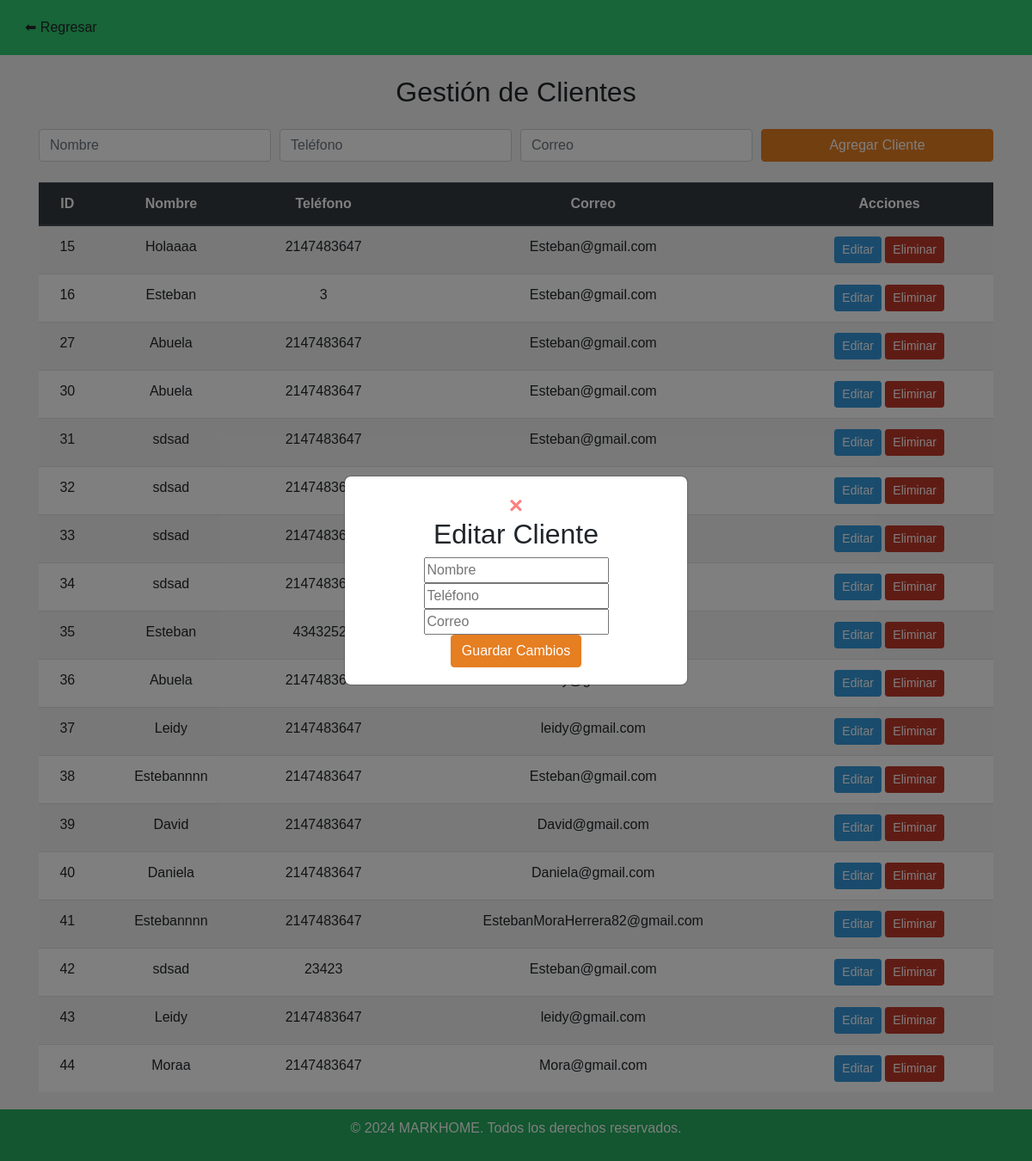
Page /clientes.php (signed in) on the committed database.
### tables this page shows
CREATE TABLE `cliente` (
  `id_cliente` int(11) NOT NULL,
  `nombre` varchar(255) NOT NULL,
  `apellido` char(25) NOT NULL,
  `telefono` int(11) NOT NULL,
  `correo` varchar(255) NOT NULL,
  `contraseña` varchar(255) NOT NULL
);

### clientes.php (the view, shortened to what this page needs)
<?php
$host = "localhost";
$user = "root";
$password = "";
$database = "formularios";
$conn = new mysqli($host, $user, $password, $database);
$mensaje = "";
$result = $conn->query("SELECT id_cliente, nombre, telefono, correo FROM cliente");
?>
<!DOCTYPE html>
<html lang="es">
<head>
    <link href="https://stackpath.bootstrapcdn.com/bootstrap/4.5.2/css/bootstrap.min.css" rel="stylesheet">
</head>
<body onload="mostrarMensaje('<?php echo $mensaje; ?>')">
<nav class="navbar navbar-expand-lg navbar-dark">
    <a class="navbar-brand" href="dashboard_administrador.php">
        <button class="btn btn-regresar">⬅ Regresar</button>
    </a>
</nav>
<div class="container">
    <h2 class="text-center my-4">Gestión de Clientes</h2>
    <form method="POST" class="mb-4">
        <div class="form-row">
            <div class="col">
                <input type="text" class="form-control" name="nombre" placeholder="Nombre" required>
            </div>
            <div class="col">
                <input type="text" class="form-control" name="telefono" placeholder="Teléfono" required>
            </div>
            <div class="col">
                <input type="email" class="form-control" name="correo" placeholder="Correo" required>
            </div>
            <div class="col">
                <button type="submit" name="agregar" class="btn btn-agregar btn-block">Agregar Cliente</button>
            </div>
        </div>
    </form>
    <table class="table table-striped text-center">
        <thead class="thead-dark">
            <tr>
                <th>ID</th>
                <th>Nombre</th>
                <th>Teléfono</th>
                <th>Correo</th>
                <th>Acciones</th>
            </tr>
        </thead>
        <tbody>
            <?php while ($row = $result->fetch_assoc()): ?>
                <tr>
                    <td><?php echo $row['id_cliente']; ?></td>
                    <td><?php echo $row['nombre']; ?></td>
                    <td><?php echo $row['telefono']; ?></td>
                    <td><?php echo $row['correo']; ?></td>
                    <td>
                        <button class="btn btn-editar btn-sm" onclick="llenarFormulario('<?php echo $row['id_cliente']; ?>', '<?php echo $row['nombre']; ?>', '<?php echo $row['telefono']; ?>', '<?php echo $row['correo']; ?>')">Editar</button>
                        <a href="clientes.php?eliminar=<?php echo $row['id_cliente']; ?>" class="btn btn-eliminar btn-sm" onclick="return confirm('¿Seguro que deseas eliminar este cliente?')">Eliminar</a>
                    </td>
                </tr>
            <?php endwhile; ?>
        </tbody>
    </table>
</div>
<div id="editarModal" class="modal">
    <div class="modal-content">
        <span class="close" onclick="cerrarModal()">&times;</span>
        <h2>Editar Cliente</h2>
        <form method="POST" action="">
            <input type="text" id="edit_nombre" name="nombre" placeholder="Nombre" required>
            <input type="text" id="edit_telefono" name="telefono" placeholder="Teléfono" required>
            <input type="email" id="edit_correo" name="correo" placeholder="Correo" required>
            <button type="submit" name="modificar" class="btn btn-guardar">Guardar Cambios</button>
        </form>
    </div>
</div>
<footer>
    <p>&copy; 2024 MARKHOME. Todos los derechos reservados.</p>
</footer>
</body>
</html>

### clientes.php (style rules this page uses)
body { background-color: #f3f3f3; font-family: Arial, sans-serif; }
.navbar { background-color: #2ecc71 !important; }
.container { margin-top: 20px; }
.table { background-color: white; }
.btn-agregar, .btn-guardar { background-color: #e67e22; border-color: #e67e22; color: white; }
.btn-editar { background-color: #3498db; border-color: #3498db; color: white; }
.btn-eliminar { background-color: #c0392b; border-color: #c0392b; color: white; }
footer { background-color: #27ae60; color: white; padding: 10px; text-align: center; margin-top: 20px; }
.modal { display: none; position: fixed; z-index: 1; left: 0; top: 0; width: 100%; height: 100%; background-color: rgba(0,0,0,0.5); display: flex; justify-content: center; align-items: center; }
.modal-content { background-color: white; padding: 20px; border-radius: 8px; width: 400px; text-align: center; }
.close { color: red; float: right; font-size: 28px; font-weight: bold; }

### rows in the picture
cliente: id_cliente "15", nombre "Holaaaa", telefono "2147483647", correo "Esteban@gmail.com"
cliente: id_cliente "16", nombre "Esteban", telefono "3", correo "Esteban@gmail.com"
cliente: id_cliente "27", nombre "Abuela", telefono "2147483647", correo "Esteban@gmail.com"
cliente: id_cliente "30", nombre "Abuela", telefono "2147483647", correo "Esteban@gmail.com"
cliente: id_cliente "31", nombre "sdsad", telefono "2147483647", correo "Esteban@gmail.com"
cliente: id_cliente "32", nombre "sdsad", telefono "2147483647"
cliente: id_cliente "33", nombre "sdsad", telefono "2147483647"
cliente: id_cliente "34", nombre "sdsad", telefono "2147483647"
cliente: id_cliente "35", nombre "Esteban", telefono "43432523"
cliente: id_cliente "36", nombre "Abuela", telefono "2147483647"
cliente: id_cliente "37", nombre "Leidy", telefono "2147483647", correo "leidy@gmail.com"
cliente: id_cliente "38", nombre "Estebannnn", telefono "2147483647", correo "Esteban@gmail.com"
cliente: id_cliente "39", nombre "David", telefono "2147483647", correo "David@gmail.com"
cliente: id_cliente "40", nombre "Daniela", telefono "2147483647", correo "Daniela@gmail.com"
cliente: id_cliente "41", nombre "Estebannnn", telefono "2147483647", correo "EstebanMoraHerrera82@gmail.com"
cliente: id_cliente "42", nombre "sdsad", telefono "23423", correo "Esteban@gmail.com"
cliente: id_cliente "43", nombre "Leidy", telefono "2147483647", correo "leidy@gmail.com"
cliente: id_cliente "44", nombre "Moraa", telefono "2147483647", correo "Mora@gmail.com"
